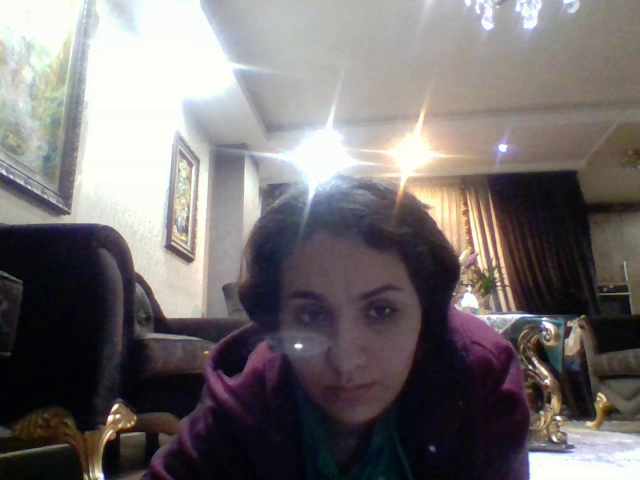
#> input picture frame 5 of assignment35/outputs/output_2_color_detector.mp4, 640 x 480 px, given in place of the camera
$ python 2.py
#> lines starting #> are read from the running program, lines starting #| are printed output that depends on the picture; after the words box and inside, x2 and y2 are one past the last pixel; in counts of white or black regions, pixels touching at a corner belong together

import cv2
import numpy as np


cap = cv2.VideoCapture (0)
writer = cv2.VideoWriter ("outputs\output_2_color_detector.mp4" , cv2.VideoWriter_fourcc (*'mpv4') , 10 , (640 , 480))

while True :
    _ , frm = cap.read ()
#> frm is the input picture: shape (480, 640, 3); mean B, G, R 112.1, 111.4, 116.9

    cv2.rectangle (frm , (260 , 180) , (380 , 300) , (170 , 170 , 170) , 2)
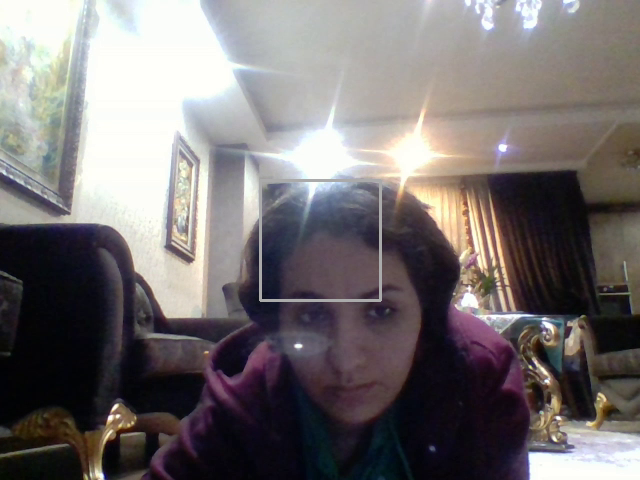
#> frm: shape (480, 640, 3); 0.47% of pixels changed, all inside (x1, y1, x2, y2) = (259, 179, 382, 302)
    check_color = frm [179:302 , 259:382]
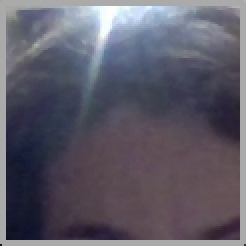
#> check_color: shape (123, 123, 3) (shown 2 times larger); mean B, G, R 104.2, 91.1, 94
    blur_frm = cv2.blur (frm , (200 , 200))
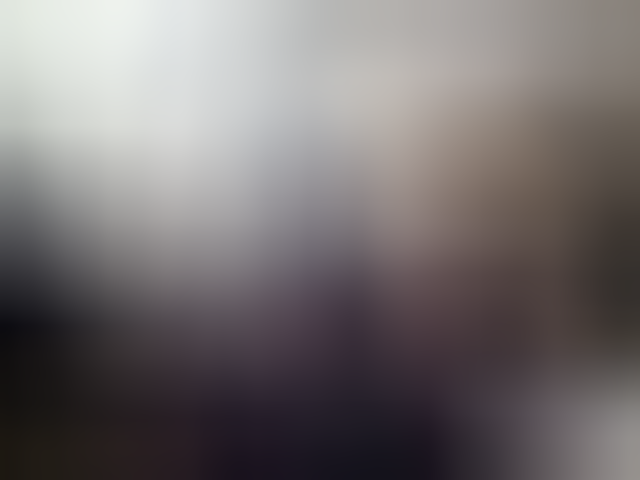
#> blur_frm: shape (480, 640, 3); mean B, G, R 112.6, 111.8, 117.3
    blur_frm [179:302 , 259:382] = check_color
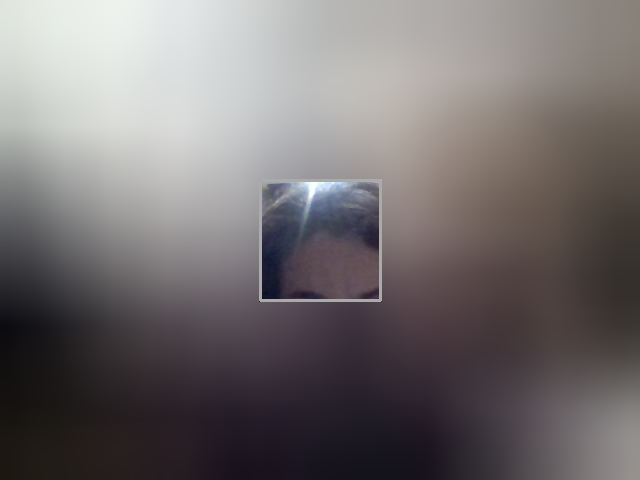
#> blur_frm: shape (480, 640, 3); 4.92% of pixels changed, all inside (x1, y1, x2, y2) = (259, 179, 382, 302)

    b , g , r = cv2.split (check_color)
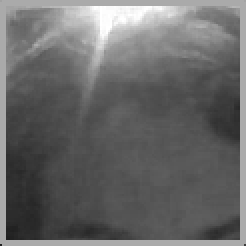
#> b: shape (123, 123) (shown 2 times larger); min 30, max 255, mean 104.2
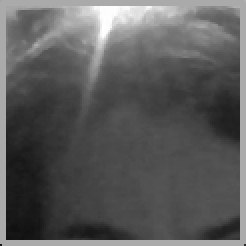
#> g: shape (123, 123) (shown 2 times larger); min 16, max 255, mean 91.1

    if b[61 , 61] <= 80 and g[61 , 61] <= 80 and r[61 , 61] <= 80 :                      #black
        cv2.putText (blur_frm , "BLACK" , (180 , 150) , cv2.FONT_HERSHEY_COMPLEX , 3 , (200 , 200 , 200))

    elif b[61 , 61] >= 200 and g[61 , 61] >= 200 and r[61 , 61] >= 200 :                 #white
        cv2.putText (blur_frm , "WHITE" , (180 , 150) , cv2.FONT_HERSHEY_COMPLEX , 3 , (10 , 10 ,10))

    elif b[61 , 61] <= 100 and g[61 , 61] >= 200 and r[61 , 61] >= 200 :                 #yellow
        cv2.putText (blur_frm , "YELLOW" , (180 , 150) , cv2.FONT_HERSHEY_COMPLEX , 3 , (10 , 10 , 10))

    elif b[61 , 61] >= 145 and g[61 , 61] <= 165 and r[61 , 61] <= 70 :                  #blue
        cv2.putText (blur_frm , "BLUE" , (180 , 150) , cv2.FONT_HERSHEY_COMPLEX , 3 , (10 , 10 ,10))

    elif b[61 , 61] >= 50 and g[61 , 61] >= 70 and r[61 , 61] <= 45 :                 #green
        cv2.putText (blur_frm , "GREEN" , (180 , 150) , cv2.FONT_HERSHEY_COMPLEX , 3 , (200 , 200 , 200))

    elif b[61 , 61] <= 81 and 88 <= g[61 , 61] <= 165 and r[61 , 61] >= 160 :         #orange
        cv2.putText (blur_frm , "ORANGE" , (180 , 150) , cv2.FONT_HERSHEY_COMPLEX , 3 , (200 , 200 , 200))

    elif b[61 , 61] >= 120 and g[61 , 61] <= 100 and r[61 , 61] >= 90 :                 #purple
        cv2.putText (blur_frm , "PURPLE" , (180 , 150) , cv2.FONT_HERSHEY_COMPLEX , 3 , (10 , 10 , 10))

    elif b[61 , 61] <= 100 and g[61 , 61] <= 100 and r[61 , 61] >= 160 :                 #red
        cv2.putText (blur_frm , "RED" , (180 , 150) , cv2.FONT_HERSHEY_COMPLEX , 3 , (10 , 10 , 10))

    cv2.imshow ("result 2" , blur_frm)
    writer.write (blur_frm)
    if cv2.waitKey (25) & 0xFF == ord ('q') :
#> (key Esc is pressed here)
        break

writer.release ()

$ run again, starting later in the video
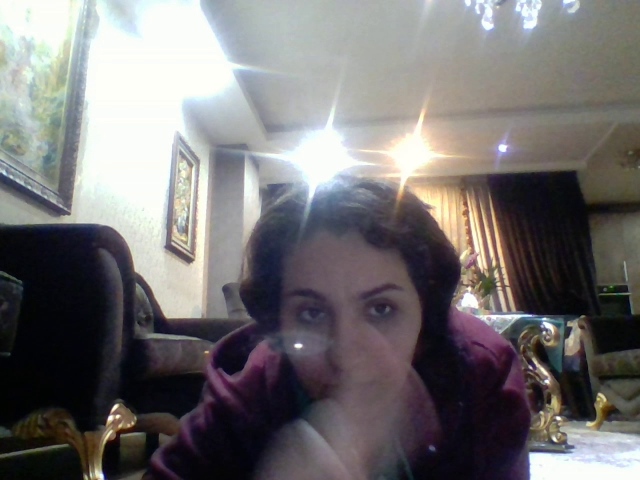
#> input picture frame 22 of assignment35/outputs/output_2_color_detector.mp4, 640 x 480 px, given in place of the camera
#> frm is the input picture: shape (480, 640, 3); mean B, G, R 113.7, 113, 115.9
#> frm: shape (480, 640, 3); 0.47% of pixels changed, all inside (x1, y1, x2, y2) = (259, 179, 382, 302)
#> `blur_frm [179:302 , 259:382] = check_color`:
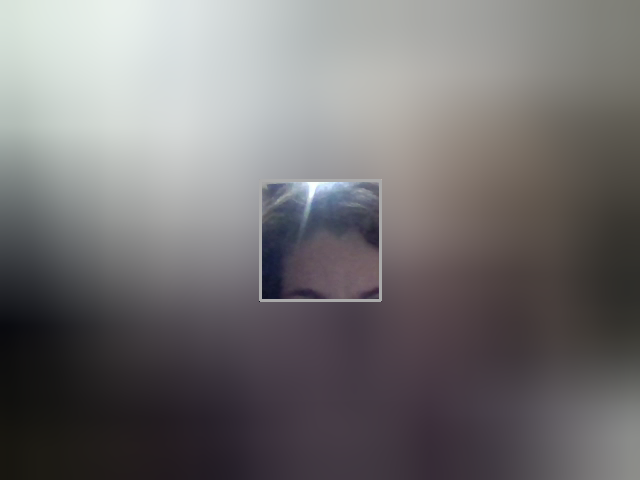
#> blur_frm: shape (480, 640, 3); mean B, G, R 113.4, 112.4, 115.1
#> `b , g , r = cv2.split (check_color)`:
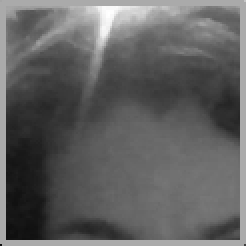
#> r: shape (123, 123) (shown 2 times larger); min 15, max 255, mean 97

$ run again, starting later in the video
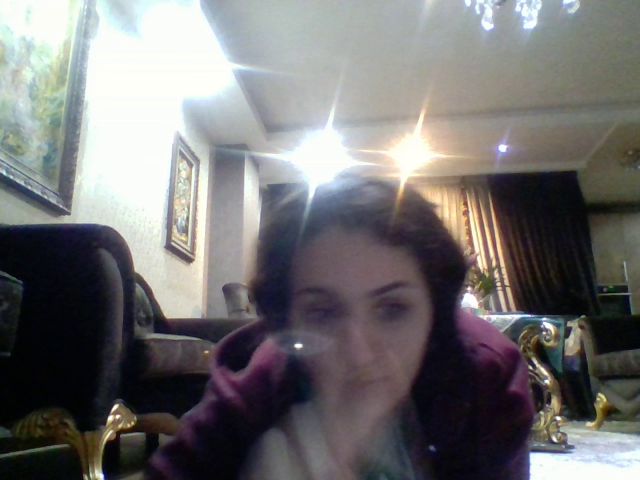
#> input picture frame 40 of assignment35/outputs/output_2_color_detector.mp4, 640 x 480 px, given in place of the camera
#> frm is the input picture: shape (480, 640, 3); mean B, G, R 113.5, 113.1, 114.8
#> frm: shape (480, 640, 3); 0.47% of pixels changed, all inside (x1, y1, x2, y2) = (259, 179, 382, 302)
#> `blur_frm [179:302 , 259:382] = check_color`:
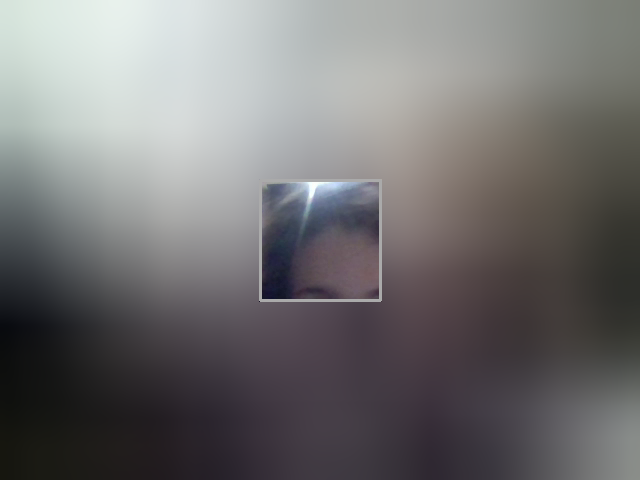
#> blur_frm: shape (480, 640, 3); mean B, G, R 113.1, 112.4, 113.9
#> `b , g , r = cv2.split (check_color)`:
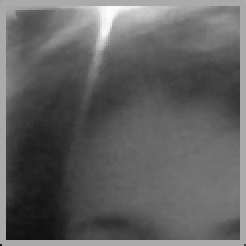
#> r: shape (123, 123) (shown 2 times larger); min 15, max 253, mean 97.3
